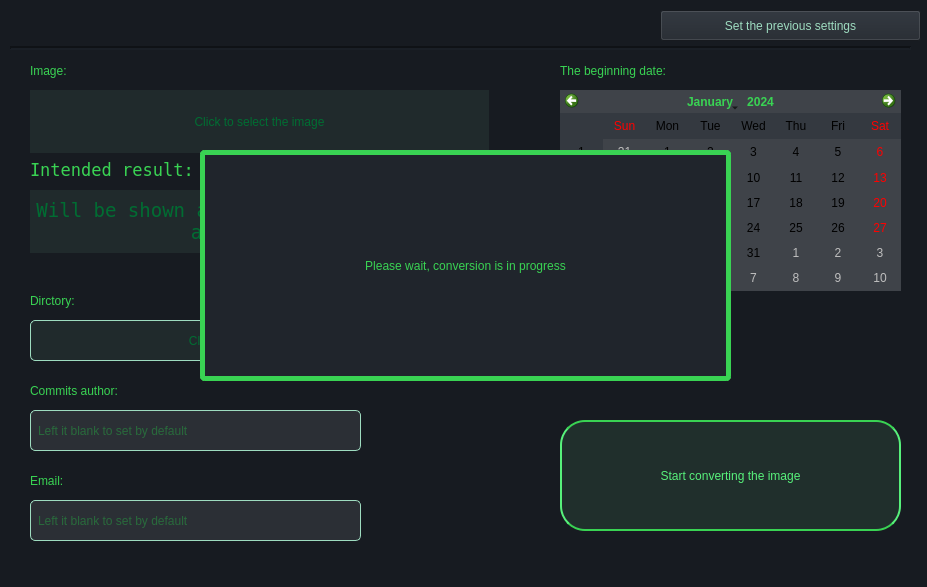
<?xml version="1.0" encoding="UTF-8"?>
<ui version="4.0">
 <class>MainWindow</class>
 <widget class="QMainWindow" name="MainWindow">
  <property name="geometry">
   <rect>
    <x>0</x>
    <y>0</y>
    <width>927</width>
    <height>587</height>
   </rect>
  </property>
  <property name="minimumSize">
   <size>
    <width>927</width>
    <height>587</height>
   </size>
  </property>
  <property name="maximumSize">
   <size>
    <width>927</width>
    <height>587</height>
   </size>
  </property>
  <property name="windowTitle">
   <string>Convert an image</string>
  </property>
  <property name="autoFillBackground">
   <bool>false</bool>
  </property>
  <property name="styleSheet">
   <string notr="true">background: rgb(23, 27, 33)</string>
  </property>
  <property name="tabShape">
   <enum>QTabWidget::Rounded</enum>
  </property>
  <widget class="QWidget" name="centralwidget">
   <widget class="QPushButton" name="previous_settings_btn">
    <property name="geometry">
     <rect>
      <x>660</x>
      <y>10</y>
      <width>261</width>
      <height>31</height>
     </rect>
    </property>
    <property name="cursor">
     <cursorShape>PointingHandCursor</cursorShape>
    </property>
    <property name="styleSheet">
     <string notr="true">color:rgb(158, 220, 192);
font: 14pt &quot;Terminal&quot;;
background-color: rgb(32, 37, 44);
</string>
    </property>
    <property name="text">
     <string>Set the previous settings</string>
    </property>
   </widget>
   <widget class="Line" name="line">
    <property name="geometry">
     <rect>
      <x>10</x>
      <y>40</y>
      <width>901</width>
      <height>16</height>
     </rect>
    </property>
    <property name="styleSheet">
     <string notr="true"/>
    </property>
    <property name="frameShadow">
     <enum>QFrame::Sunken</enum>
    </property>
    <property name="lineWidth">
     <number>2</number>
    </property>
    <property name="orientation">
     <enum>Qt::Horizontal</enum>
    </property>
   </widget>
   <widget class="QLabel" name="image_label">
    <property name="geometry">
     <rect>
      <x>30</x>
      <y>90</y>
      <width>459</width>
      <height>63</height>
     </rect>
    </property>
    <property name="cursor">
     <cursorShape>PointingHandCursor</cursorShape>
    </property>
    <property name="styleSheet">
     <string notr="true">background-color: rgb(32, 42, 44);
color: rgb(0, 109, 50);
font: 20pt &quot;Terminal&quot;;</string>
    </property>
    <property name="text">
     <string>Click to select the image</string>
    </property>
    <property name="textFormat">
     <enum>Qt::PlainText</enum>
    </property>
    <property name="alignment">
     <set>Qt::AlignCenter</set>
    </property>
   </widget>
   <widget class="QCalendarWidget" name="calendarWidget">
    <property name="geometry">
     <rect>
      <x>560</x>
      <y>90</y>
      <width>341</width>
      <height>201</height>
     </rect>
    </property>
    <property name="autoFillBackground">
     <bool>false</bool>
    </property>
    <property name="styleSheet">
     <string notr="true">background-color: rgb(63, 67, 73);
alternate-background-color: rgb(52, 57, 64);
selection-background-color: rgb(47, 62, 59);
selection-color: rgb(57, 211, 83);
</string>
    </property>
    <property name="locale">
     <locale language="English" country="UnitedStates"/>
    </property>
    <property name="minimumDate">
     <date>
      <year>2005</year>
      <month>4</month>
      <day>7</day>
     </date>
    </property>
    <property name="firstDayOfWeek">
     <enum>Qt::Sunday</enum>
    </property>
    <property name="gridVisible">
     <bool>false</bool>
    </property>
    <property name="selectionMode">
     <enum>QCalendarWidget::SingleSelection</enum>
    </property>
    <property name="horizontalHeaderFormat">
     <enum>QCalendarWidget::ShortDayNames</enum>
    </property>
    <property name="verticalHeaderFormat">
     <enum>QCalendarWidget::ISOWeekNumbers</enum>
    </property>
   </widget>
   <widget class="QLabel" name="date_label">
    <property name="geometry">
     <rect>
      <x>560</x>
      <y>60</y>
      <width>341</width>
      <height>21</height>
     </rect>
    </property>
    <property name="styleSheet">
     <string notr="true">color: rgb(57, 211, 83);
font: 13pt &quot;Terminal&quot;;
</string>
    </property>
    <property name="text">
     <string>The beginning date:</string>
    </property>
   </widget>
   <widget class="QLineEdit" name="author_lineEdit">
    <property name="geometry">
     <rect>
      <x>30</x>
      <y>410</y>
      <width>331</width>
      <height>41</height>
     </rect>
    </property>
    <property name="styleSheet">
     <string notr="true">background-color: rgb(43, 47, 53);
color: rgb(38, 166, 65);
font: 20pt &quot;Terminal&quot;;
border: 1px solid  rgb(158, 220, 192);
border-radius: 5px;
padding:5px;
</string>
    </property>
    <property name="inputMask">
     <string/>
    </property>
    <property name="text">
     <string/>
    </property>
    <property name="frame">
     <bool>true</bool>
    </property>
    <property name="placeholderText">
     <string>Left it blank to set by default</string>
    </property>
    <property name="clearButtonEnabled">
     <bool>false</bool>
    </property>
   </widget>
   <widget class="QLabel" name="text_author_label">
    <property name="geometry">
     <rect>
      <x>30</x>
      <y>380</y>
      <width>331</width>
      <height>21</height>
     </rect>
    </property>
    <property name="styleSheet">
     <string notr="true">color: rgb(57, 211, 83);
font: 13pt &quot;Terminal&quot;;
</string>
    </property>
    <property name="text">
     <string>Commits author:</string>
    </property>
   </widget>
   <widget class="QLabel" name="text_email_label">
    <property name="geometry">
     <rect>
      <x>30</x>
      <y>470</y>
      <width>331</width>
      <height>21</height>
     </rect>
    </property>
    <property name="styleSheet">
     <string notr="true">color: rgb(57, 211, 83);
font: 13pt &quot;Terminal&quot;;
</string>
    </property>
    <property name="text">
     <string>Email:</string>
    </property>
   </widget>
   <widget class="QLineEdit" name="email_lineEdit">
    <property name="geometry">
     <rect>
      <x>30</x>
      <y>500</y>
      <width>331</width>
      <height>41</height>
     </rect>
    </property>
    <property name="styleSheet">
     <string notr="true">background-color: rgb(43, 47, 53);
color: rgb(38, 166, 65);
font: 20pt &quot;Terminal&quot;;
border: 1px solid  rgb(158, 220, 192);
border-radius: 5px;
padding:5px;
</string>
    </property>
    <property name="inputMask">
     <string/>
    </property>
    <property name="text">
     <string/>
    </property>
    <property name="frame">
     <bool>true</bool>
    </property>
    <property name="placeholderText">
     <string>Left it blank to set by default</string>
    </property>
    <property name="clearButtonEnabled">
     <bool>false</bool>
    </property>
   </widget>
   <widget class="QPushButton" name="start_btn">
    <property name="geometry">
     <rect>
      <x>560</x>
      <y>420</y>
      <width>341</width>
      <height>111</height>
     </rect>
    </property>
    <property name="cursor">
     <cursorShape>PointingHandCursor</cursorShape>
    </property>
    <property name="styleSheet">
     <string notr="true">color: rgb(87, 241, 123);
font: 14pt &quot;Terminal&quot;;
background-color: rgb(32, 47, 44);
border: 2px solid;
border-color: rgb(57, 211, 83), rgb(57, 211, 83),  rgb(14, 68, 41),  rgb(14, 68, 41);
border-radius: 25px;
</string>
    </property>
    <property name="text">
     <string>Start converting the image</string>
    </property>
   </widget>
   <widget class="QLabel" name="directory_label">
    <property name="geometry">
     <rect>
      <x>30</x>
      <y>320</y>
      <width>461</width>
      <height>41</height>
     </rect>
    </property>
    <property name="cursor">
     <cursorShape>PointingHandCursor</cursorShape>
    </property>
    <property name="styleSheet">
     <string notr="true">background-color: rgb(32, 42, 44);
color: rgb(0, 109, 50);
font: 20pt &quot;Terminal&quot;;
border: 1px solid  rgb(158, 220, 192);
border-radius: 5px;
padding:5px;</string>
    </property>
    <property name="text">
     <string>Click to select the directory</string>
    </property>
    <property name="textFormat">
     <enum>Qt::PlainText</enum>
    </property>
    <property name="alignment">
     <set>Qt::AlignCenter</set>
    </property>
   </widget>
   <widget class="QLabel" name="text_directory_label">
    <property name="geometry">
     <rect>
      <x>30</x>
      <y>290</y>
      <width>331</width>
      <height>21</height>
     </rect>
    </property>
    <property name="styleSheet">
     <string notr="true">color: rgb(57, 211, 83);
font: 13pt &quot;Terminal&quot;;
</string>
    </property>
    <property name="text">
     <string>Dirctory:   </string>
    </property>
   </widget>
   <widget class="QLabel" name="text_image_label">
    <property name="geometry">
     <rect>
      <x>30</x>
      <y>60</y>
      <width>331</width>
      <height>21</height>
     </rect>
    </property>
    <property name="styleSheet">
     <string notr="true">color: rgb(57, 211, 83);
font: 13pt &quot;Terminal&quot;;
</string>
    </property>
    <property name="text">
     <string>Image:   </string>
    </property>
   </widget>
   <widget class="QLabel" name="text_result_label_2">
    <property name="geometry">
     <rect>
      <x>30</x>
      <y>160</y>
      <width>331</width>
      <height>21</height>
     </rect>
    </property>
    <property name="font">
     <font>
      <family>Terminal</family>
      <pointsize>13</pointsize>
      <weight>50</weight>
      <italic>false</italic>
      <bold>false</bold>
      <underline>false</underline>
     </font>
    </property>
    <property name="styleSheet">
     <string notr="true">color: rgb(57, 211, 83);
font: 13pt &quot;Terminal&quot;;
</string>
    </property>
    <property name="text">
     <string>Intended result:</string>
    </property>
   </widget>
   <widget class="QLabel" name="image_result_label">
    <property name="geometry">
     <rect>
      <x>30</x>
      <y>190</y>
      <width>459</width>
      <height>63</height>
     </rect>
    </property>
    <property name="font">
     <font>
      <family>Terminal</family>
      <pointsize>14</pointsize>
      <weight>50</weight>
      <italic>false</italic>
      <bold>false</bold>
     </font>
    </property>
    <property name="cursor">
     <cursorShape>ArrowCursor</cursorShape>
    </property>
    <property name="acceptDrops">
     <bool>false</bool>
    </property>
    <property name="styleSheet">
     <string notr="true">background-color: rgb(32, 42, 44);
color: rgb(0, 109, 50);
font: 14pt &quot;Terminal&quot;;</string>
    </property>
    <property name="text">
     <string>Will be shown after selecting the image and the date</string>
    </property>
    <property name="textFormat">
     <enum>Qt::PlainText</enum>
    </property>
    <property name="scaledContents">
     <bool>true</bool>
    </property>
    <property name="alignment">
     <set>Qt::AlignCenter</set>
    </property>
    <property name="wordWrap">
     <bool>true</bool>
    </property>
   </widget>
   <widget class="QLabel" name="label">
    <property name="geometry">
     <rect>
      <x>200</x>
      <y>150</y>
      <width>531</width>
      <height>231</height>
     </rect>
    </property>
    <property name="styleSheet">
     <string notr="true">color: rgb(87, 241, 123);
font: 14pt &quot;Terminal&quot;;
background-color: rgb(32, 37, 44);
color: rgb(57, 211, 83);
border: 5px solid;
border-color: rgb(57, 211, 83);
border-radius: 5px;</string>
    </property>
    <property name="text">
     <string>Please wait, conversion is in progress</string>
    </property>
    <property name="alignment">
     <set>Qt::AlignCenter</set>
    </property>
   </widget>
   <zorder>line</zorder>
   <zorder>previous_settings_btn</zorder>
   <zorder>image_label</zorder>
   <zorder>calendarWidget</zorder>
   <zorder>date_label</zorder>
   <zorder>author_lineEdit</zorder>
   <zorder>text_author_label</zorder>
   <zorder>text_email_label</zorder>
   <zorder>email_lineEdit</zorder>
   <zorder>start_btn</zorder>
   <zorder>directory_label</zorder>
   <zorder>text_directory_label</zorder>
   <zorder>text_image_label</zorder>
   <zorder>text_result_label_2</zorder>
   <zorder>image_result_label</zorder>
   <zorder>label</zorder>
  </widget>
 </widget>
 <resources/>
 <connections/>
</ui>
